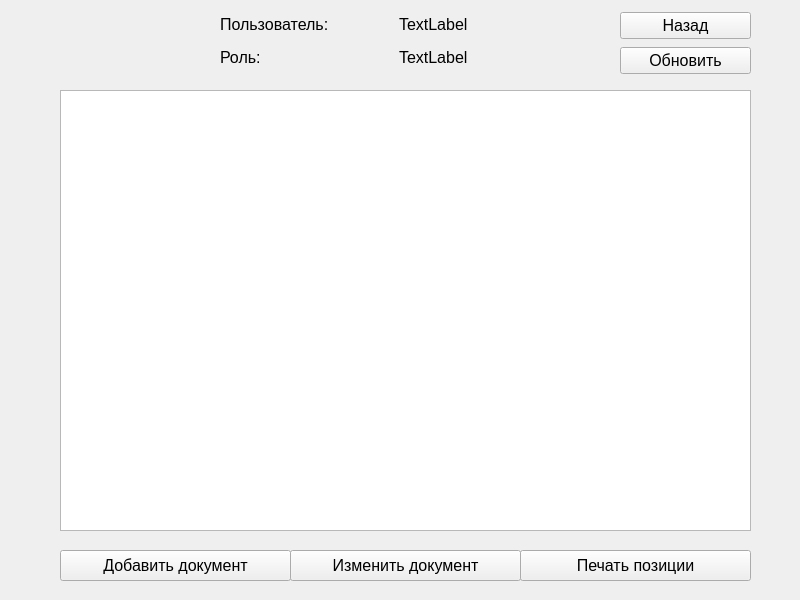
<?xml version="1.0" encoding="UTF-8"?>
<ui version="4.0">
 <class>MainUsersWorkersReturn</class>
 <widget class="QMainWindow" name="MainUsersWorkersReturn">
  <property name="geometry">
   <rect>
    <x>0</x>
    <y>0</y>
    <width>800</width>
    <height>600</height>
   </rect>
  </property>
  <property name="windowTitle">
   <string>Возвратные документы</string>
  </property>
  <property name="windowIcon">
   <iconset resource="src.qrc">
    <normaloff>:/images/img/logopm.png</normaloff>:/images/img/logopm.png</iconset>
  </property>
  <property name="styleSheet">
   <string notr="true">#centralwidget {
	border-image: url(:/images/img/fonpril.png);
}</string>
  </property>
  <widget class="QWidget" name="centralwidget">
   <widget class="QWidget" name="layoutWidget">
    <property name="geometry">
     <rect>
      <x>620</x>
      <y>10</y>
      <width>131</width>
      <height>68</height>
     </rect>
    </property>
    <layout class="QVBoxLayout" name="verticalLayout_4">
     <item>
      <widget class="QPushButton" name="btnClose">
       <property name="font">
        <font>
         <pointsize>12</pointsize>
        </font>
       </property>
       <property name="text">
        <string>Назад</string>
       </property>
      </widget>
     </item>
     <item>
      <widget class="QPushButton" name="btnRefresh">
       <property name="font">
        <font>
         <pointsize>12</pointsize>
        </font>
       </property>
       <property name="text">
        <string>Обновить</string>
       </property>
      </widget>
     </item>
    </layout>
   </widget>
   <widget class="QPushButton" name="pbAdd">
    <property name="geometry">
     <rect>
      <x>60</x>
      <y>550</y>
      <width>231</width>
      <height>31</height>
     </rect>
    </property>
    <property name="font">
     <font>
      <pointsize>12</pointsize>
     </font>
    </property>
    <property name="text">
     <string>Добавить документ</string>
    </property>
   </widget>
   <widget class="QPushButton" name="pbPrint">
    <property name="geometry">
     <rect>
      <x>520</x>
      <y>550</y>
      <width>231</width>
      <height>31</height>
     </rect>
    </property>
    <property name="font">
     <font>
      <pointsize>12</pointsize>
     </font>
    </property>
    <property name="text">
     <string>Печать позиции</string>
    </property>
   </widget>
   <widget class="QWidget" name="layoutWidget_2">
    <property name="geometry">
     <rect>
      <x>220</x>
      <y>10</y>
      <width>351</width>
      <height>61</height>
     </rect>
    </property>
    <layout class="QVBoxLayout" name="verticalLayout_3">
     <item>
      <layout class="QHBoxLayout" name="horizontalLayout_3">
       <item>
        <widget class="QLabel" name="label_3">
         <property name="font">
          <font>
           <pointsize>12</pointsize>
          </font>
         </property>
         <property name="text">
          <string>Пользователь:</string>
         </property>
        </widget>
       </item>
       <item>
        <widget class="QLabel" name="lblUser">
         <property name="font">
          <font>
           <pointsize>12</pointsize>
          </font>
         </property>
         <property name="text">
          <string>TextLabel</string>
         </property>
        </widget>
       </item>
      </layout>
     </item>
     <item>
      <layout class="QHBoxLayout" name="horizontalLayout_4">
       <item>
        <widget class="QLabel" name="label_4">
         <property name="font">
          <font>
           <pointsize>12</pointsize>
          </font>
         </property>
         <property name="text">
          <string>Роль:                </string>
         </property>
        </widget>
       </item>
       <item>
        <widget class="QLabel" name="lblPost">
         <property name="font">
          <font>
           <pointsize>12</pointsize>
          </font>
         </property>
         <property name="text">
          <string>TextLabel</string>
         </property>
        </widget>
       </item>
      </layout>
     </item>
    </layout>
   </widget>
   <widget class="QTableView" name="tbSklad">
    <property name="geometry">
     <rect>
      <x>60</x>
      <y>90</y>
      <width>691</width>
      <height>441</height>
     </rect>
    </property>
   </widget>
   <widget class="QPushButton" name="pbEdit">
    <property name="geometry">
     <rect>
      <x>290</x>
      <y>550</y>
      <width>231</width>
      <height>31</height>
     </rect>
    </property>
    <property name="font">
     <font>
      <pointsize>12</pointsize>
     </font>
    </property>
    <property name="text">
     <string>Изменить документ</string>
    </property>
   </widget>
  </widget>
 </widget>
 <resources>
  <include location="src.qrc"/>
 </resources>
 <connections/>
</ui>
